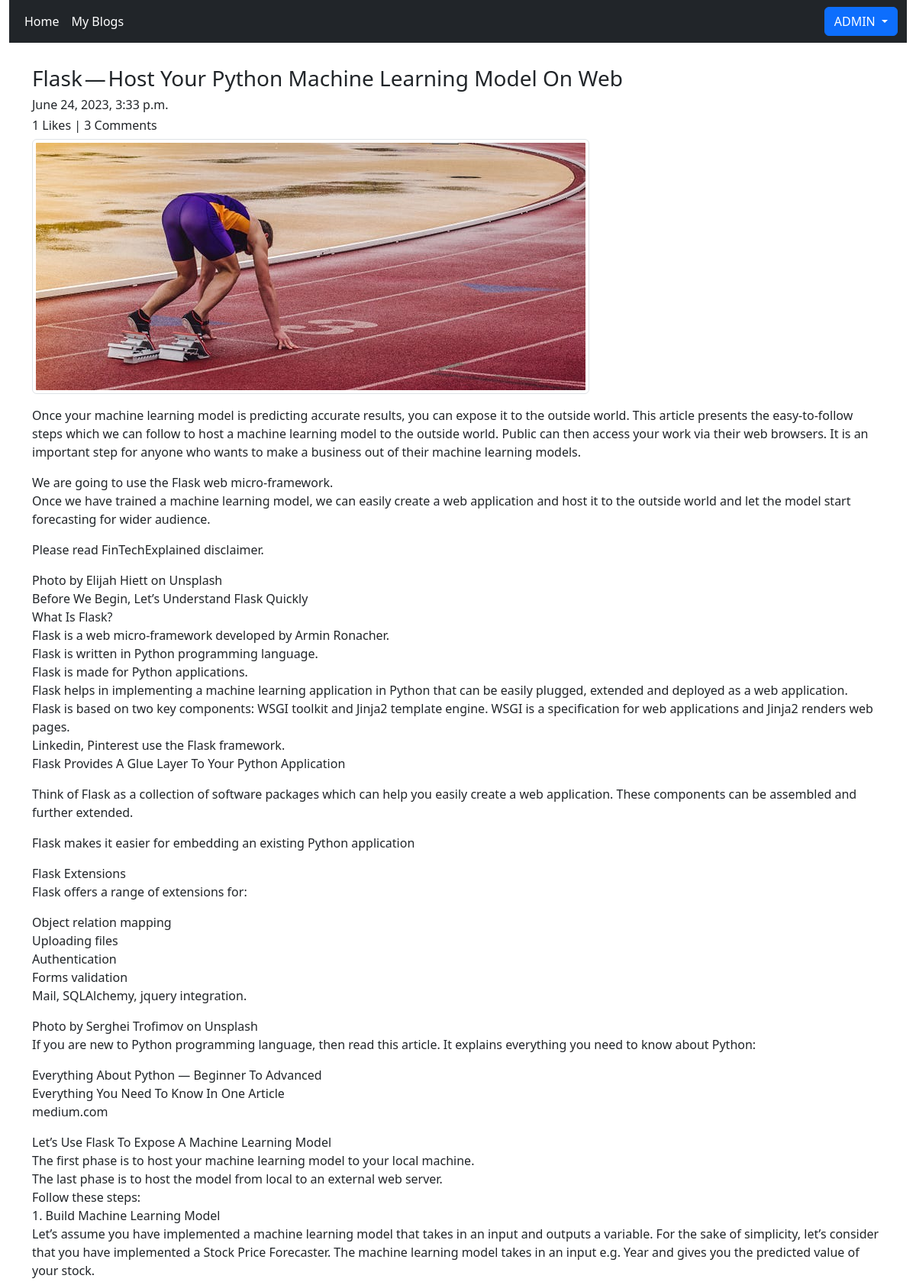
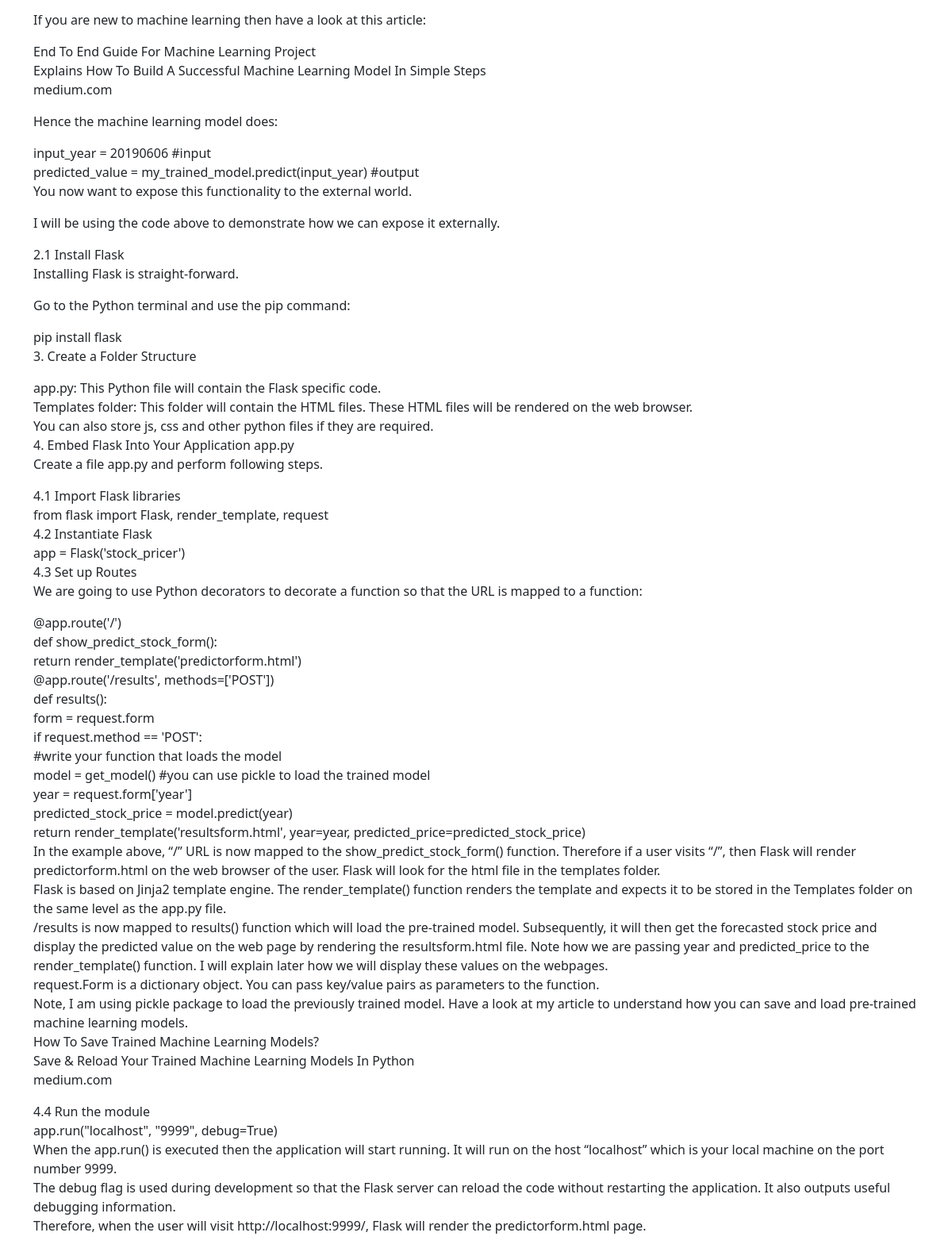
Screenshot of /blog/details/Flask — Host-Your-Python-Machine-Learning-Model-On-Web-c57d8df5-bf88-421e-9113-abd6e5fc187a (signed in, upper part) with the database file from the repository (2 pictures, top to bottom).
### Blog/models.py (models this page shows, shortened)
class Blog(models.Model):
    author = models.ForeignKey(User, on_delete=models.CASCADE, related_name='post_author')
    blog_title = models.CharField(max_length=264,verbose_name='Enter a Title')
    slug = models.SlugField(max_length=264, unique=True)
    blog_contain = models.TextField(verbose_name='What is on your mind?')
    blog_image = models.ImageField(upload_to='blog_images',verbose_name='Image')
    publish_date = models.DateTimeField(auto_now_add=True)
    update_date = models.DateTimeField(auto_now=True)
    class Meta:
        ordering = ('-publish_date',)

### Blog/views.py (the view, shortened to what this page needs)
# urls.py: path('details/<slug>', views.blog_details, name='blog_details'),
@login_required
def blog_details(request, slug):
    blog = Blog.objects.get(slug=slug)
    comment_form = CommentForm()
    already_liked = Likes.objects.filter(blog=blog, user=request.user)
    if already_liked:
        liked = True
    else:
        liked =False
    return render(request, 'Blog/blog_details.html', context={'blog':blog,'comment_form':comment_form,'liked':liked})

### templates/Blog/blog_details.html (shortened to what this page needs)
{% extends 'layout.html' %}
{% block contant %}
<h3>{{blog.blog_title}}</h3>
<h6>{{blog.publish_date}}</h6>
<h6>{{blog.liked_blog.count}} Likes | {{blog.blog_comment.count}} Comments</h6>
<div class="row">
    <div class="col-md-12">
        <img src="/media/{{blog.blog_image}}" alt="{{blog.blog_image}}"  class="img-thumbnail text-center" />
        <p>{{blog.blog_contain| linebreaks}}</p>
    </div>
</div>
{% endblock  %}

### templates/layout.html (shortened to what this page needs)
<!DOCTYPE html>
<html lang="en">
<head>
    <link href="https://cdn.jsdelivr.net/npm/bootstrap@5.2.3/dist/css/bootstrap.min.css" rel="stylesheet">
    <link rel="stylesheet" href="https://cdnjs.cloudflare.com/ajax/libs/font-awesome/6.4.0/css/all.min.css" />
</head>
<body>
    <div class="container-fluid">
        <nav class="navbar navbar-expand-sm bg-dark navbar-dark">
            <div class="container-fluid">
              <ul class="navbar-nav">
                <li class="nav-item">
                  <a class="nav-link active" href="{% url 'index' %}">Home</a>
                </li>
                {% if not user.is_authenticated %}
               <li class="nav-item">
                  <a class="nav-link" href="{% url 'App_Login:sign_up' %}">Sign Up</a>
                </li>
               <li class="nav-item">
                  <a class="nav-link" href="{% url 'App_Login:login_page' %}">Login</a>
                </li>
                {% else %}
                <li class="nav-item">
                  <a class="nav-link active" href="{% url 'Blog:my_blogs' %}">My Blogs</a>
                </li>
              </ul>
              <div class="dropdown">
                <button type="button" class="btn btn-primary dropdown-toggle" data-bs-toggle="dropdown">
                  {{user.username | upper}}
                </button>
              </div>
              {% endif %}
          </nav>
      <div class="container" style="margin-top:30px">
        {% block contant %}
        {% endblock %}
      </div>
    </div>
</body>
</html>

### rows the page displays
Blog: blog_title "Flask — Host Your Python Machine Learning Model On Web", publish_date "June 24, 2023, 3:33 p.m.", liked_blog.count "1", blog_comment.count "3", blog_image (picture), blog_contain "Once your machine learning model is predicting accurate results, you can expose it to the outside world. This article presents the easy-to-follow steps which we can follow to host a machine learning model to the outside world. Public can then access your work via their web browsers. It is an important step for anyone who wants to make a business out of their machine learning models. We are going to use the Flask web micro-framework. Once we have trained a machine learning model, we can easily create a web application and host it to the outside world and let the model start forecasting for wider audience. Please read FinTechExplained disclaimer. Photo by Elijah Hiett on Unsplash Before We…"

### other values shown
{{ user.username | upper }} "ADMIN"
